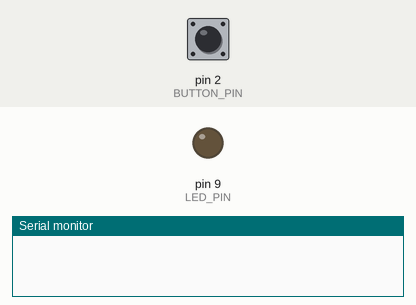
A sketch run on a simulated Arduino Uno, built with avr-gcc and run on an emulated ATmega328P. Shown: output pins drawn as LEDs (lit = HIGH), the last lines printed to the serial monitor. The test bench sets the inputs (shaded band); at power-on: pin 2 (BUTTON_PIN) HIGH.

Above: at 1.2 s.
1.3 s: pin 2 (BUTTON_PIN) pulled LOW for 0.15 s
At 2.1 s:
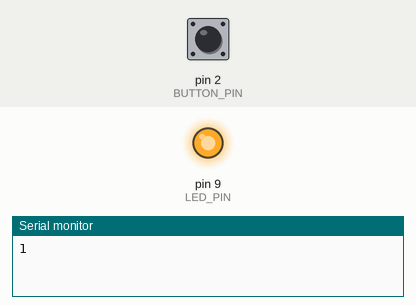
2.9 s: pin 2 (BUTTON_PIN) pulled LOW for 1 s
At 3.4 s:
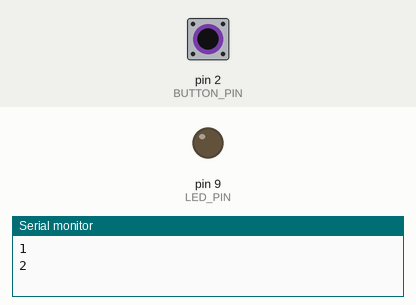
5.4 s: pin 2 (BUTTON_PIN) pulled LOW for 3.2 s
At 6.5 s:
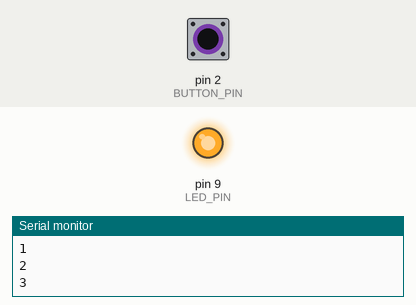
Timing chart, 0 to 8.4 s (numbered marks = the images above; inputs shaded):
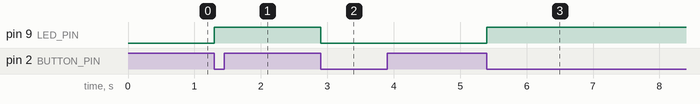

The sketch:

LED_switch.ino
```cpp
// LED + button
// Pin 9 -> 220 ohm resistor -> LED long leg; LED short leg -> GND
// Pin 2 -> button -> GND (INPUT_PULLUP, so pressed = LOW)

const int LED_PIN = 9;
const int BUTTON_PIN = 2;
const unsigned long DEBOUNCE_MS = 80;

bool ledOn = false;
bool lastReading = false;
bool stablePressed = false;
unsigned long lastChangeTime = 0;
int presses = 0;

void setup() {
  // put your setup code here, to run once:
  Serial.begin(9600);
  pinMode(LED_PIN, OUTPUT);
  pinMode(BUTTON_PIN, INPUT_PULLUP);
}

void loop() {
  // put your main code here, to run repeatedly:
  bool reading = digitalRead(BUTTON_PIN) == LOW;
  // allows for a DEBOUNCE_MS length amount of time for debounce to occur
  bool stable = millis()-lastChangeTime > DEBOUNCE_MS;

  if (reading && !lastReading && stable) {
    ledOn = !ledOn;
    presses = presses + 1;
    Serial.println(presses);
  }
  // handles both toggle on and off
  if (reading != lastReading) {
    lastChangeTime = millis();
  }
    lastReading = reading;
    digitalWrite(LED_PIN, ledOn);
}
```

Measured:
- after the input at 1.3 s, pin 9 (LED_PIN): LOW → HIGH at once
- after the input at 2.9 s, pin 9 (LED_PIN): HIGH → LOW at once
- after the input at 5.4 s, pin 9 (LED_PIN): LOW → HIGH at once
